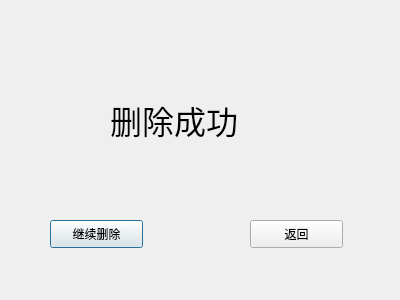
<?xml version="1.0" encoding="UTF-8"?>
<ui version="4.0">
 <class>book_delete_succeed</class>
 <widget class="QDialog" name="book_delete_succeed">
  <property name="geometry">
   <rect>
    <x>0</x>
    <y>0</y>
    <width>400</width>
    <height>300</height>
   </rect>
  </property>
  <property name="windowTitle">
   <string>Dialog</string>
  </property>
  <widget class="QLabel" name="label">
   <property name="geometry">
    <rect>
     <x>110</x>
     <y>80</y>
     <width>171</width>
     <height>81</height>
    </rect>
   </property>
   <property name="text">
    <string>&lt;html&gt;&lt;head/&gt;&lt;body&gt;&lt;p&gt;&lt;span style=&quot; font-size:24pt;&quot;&gt;删除成功&lt;/span&gt;&lt;/p&gt;&lt;/body&gt;&lt;/html&gt;</string>
   </property>
  </widget>
  <widget class="QPushButton" name="continue_del">
   <property name="geometry">
    <rect>
     <x>50</x>
     <y>220</y>
     <width>93</width>
     <height>28</height>
    </rect>
   </property>
   <property name="text">
    <string>继续删除</string>
   </property>
  </widget>
  <widget class="QPushButton" name="return_d">
   <property name="geometry">
    <rect>
     <x>250</x>
     <y>220</y>
     <width>93</width>
     <height>28</height>
    </rect>
   </property>
   <property name="text">
    <string>返回</string>
   </property>
  </widget>
 </widget>
 <resources/>
 <connections/>
</ui>
